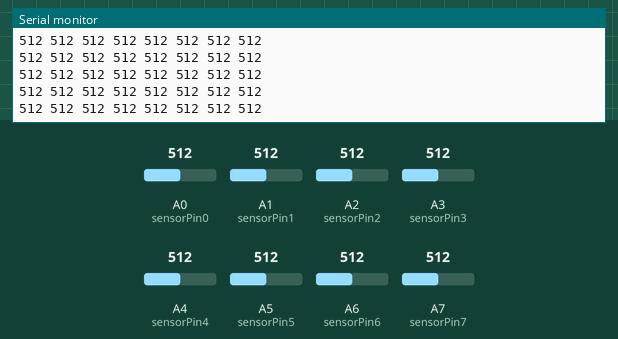
This sketch was run on a simulated Arduino Nano, built with avr-gcc and run on an emulated ATmega328P. Parts: the last lines printed to the serial monitor. The inputs (shaded band) are chosen by the test bench; at power-on: A1 (sensorPin1) = 512, A3 (sensorPin3) = 512, A0 (sensorPin0) = 512, A2 (sensorPin2) = 512, A4 (sensorPin4) = 512, A5 (sensorPin5) = 512, A6 (sensorPin6) = 512, A7 (sensorPin7) = 512.

Above: at 2.7 s.
2.8 s: A1 (sensorPin1) set to 106
At 3.87 s:
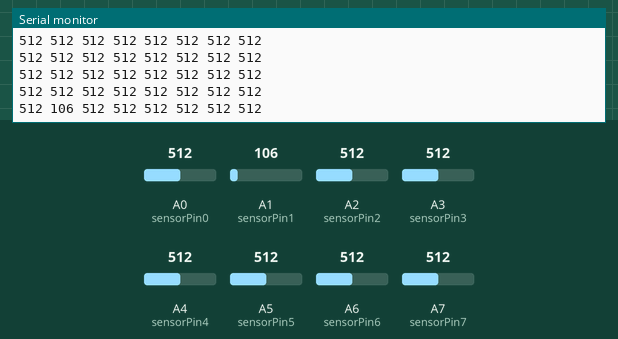
4.3 s: A1 (sensorPin1) set to 94
At 9.6 s:
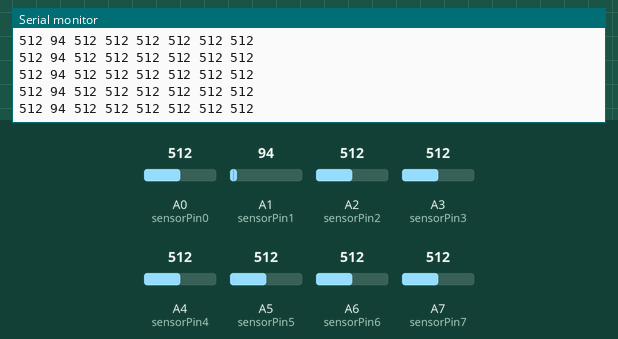
9.8 s: A3 (sensorPin3) set to 111
At 13.3 s:
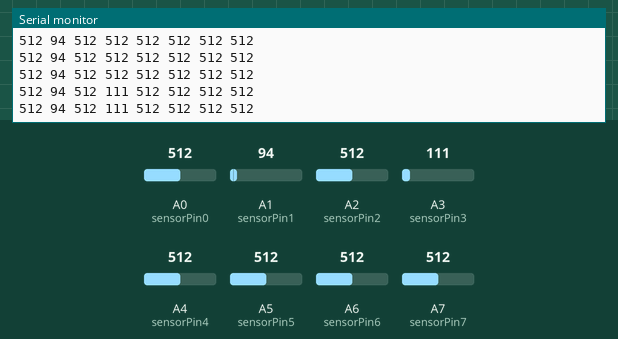
13.8 s: A3 (sensorPin3) set to 90
At 14.6 s:
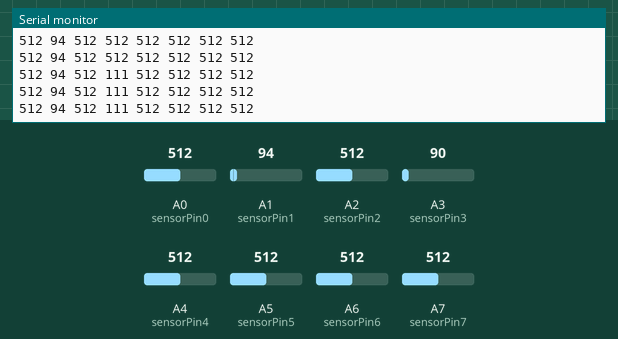
Timing chart, 0 to 16.8 s (numbered marks = the images above; inputs shaded):
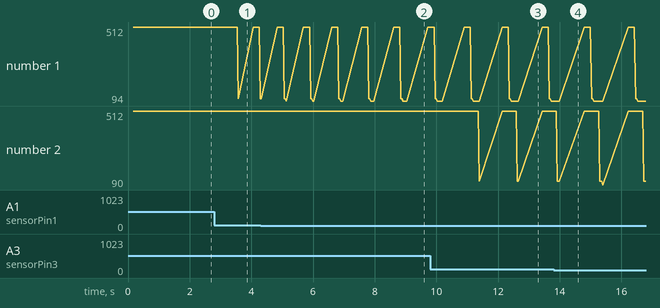

The sketch:

GreenSound_Slave.ino
```cpp
#include <SoftwareSerial.h>

int sensorPin0 = A0;    // select the input pin for the potentiometer
int sensorPin1 = A1;    // select the input pin for the potentiometer
int sensorPin2 = A2;    // select the input pin for the potentiometer
int sensorPin3 = A3;    // select the input pin for the potentiometer
int sensorPin4 = A4;    // select the input pin for the potentiometer
int sensorPin5 = A5;    // select the input pin for the potentiometer
int sensorPin6 = A6;    // select the input pin for the potentiometer
int sensorPin7 = A7;    // select the input pin for the potentiometer
SoftwareSerial mySerial(0,1); // RX, TX
int sensorValue0 = 0;  // variable to store the value coming from the sensor
int sensorValue1 = 0;  // variable to store the value coming from the sensor
int sensorValue2 = 0;  // variable to store the value coming from the sensor
int sensorValue3 = 0;  // variable to store the value coming from the sensor
int sensorValue4 = 0;  // variable to store the value coming from the sensor
int sensorValue5 = 0;  // variable to store the value coming from the sensor
int sensorValue6 = 0;  // variable to store the value coming from the sensor
int sensorValue7 = 0;  // variable to store the value coming from the sensor
String toSend;
int outputPin = 0;
int readVal = 0;
void setup() {
  //initialize serial communication at 9600 bits per second:
  Serial.begin(9600);
  mySerial.begin(9600);
  mySerial.println("Hello, world?");
}

void loop() {
  // read the value from the sensor:
  sensorValue0 = analogRead(sensorPin0);
  sensorValue1 = analogRead(sensorPin1);
  sensorValue2 = analogRead(sensorPin2);
  sensorValue3 = analogRead(sensorPin3);
  sensorValue4 = analogRead(sensorPin4);
  sensorValue5 = analogRead(sensorPin5);
  sensorValue6 = analogRead(sensorPin6);
  sensorValue7 = analogRead(sensorPin7);
  delay(10);
  toSend+=sensorValue0;
  toSend+=" ";
  toSend+=sensorValue1;
  toSend+=" ";
  toSend+=sensorValue2;
  toSend+=" ";
  toSend+=sensorValue3;
  toSend+=" ";
  toSend+=sensorValue4;
  toSend+=" ";
  toSend+=sensorValue5;
  toSend+=" ";
  toSend+=sensorValue6;
  toSend+=" ";
  toSend+=sensorValue7;
  toSend+="\n";
  mySerial.println(toSend);
  delay(100);
  Serial.println(toSend);
  delay(100);
}
```

Measured:
- after the input at 2.8 s, the serial monitor: prints a new line after 0.77 s (image 1)
- after the input at 4.3 s, the serial monitor: prints a new line after 0.84 s (image 2)
- after the input at 9.8 s, the serial monitor: prints a new line after 1.6 s (image 3)
- plotted number 1: 512 → 106 after the input at 2.8 s
- plotted number 2: 512 → 90 after the input at 13.8 s
